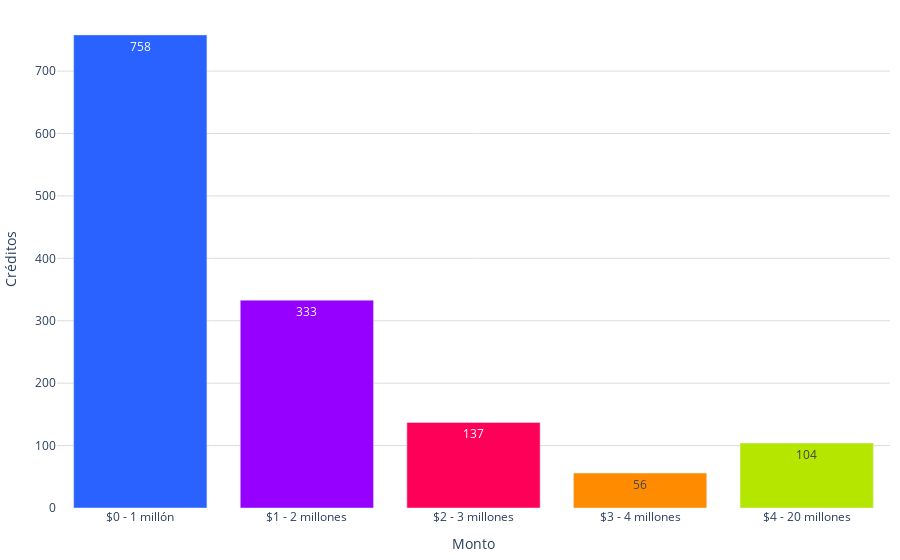

Notebook source saved alongside this figure:
### Code cell
labels = df_conteo_por_rango['rango']
values = df_conteo_por_rango['conteo']
#trimestre = tabla_porcentajes['trimestre']
colores = ['#2962ff', '#9500ff', '#ff0059', '#ff8c00', '#b4e600', '#2EC2A2','#E50CB6']

fig = go.Figure()
#trimestres = tabla_porcentajes.columns
fig.add_trace(go.Bar(
        #name=f'Trimestre {trimestre}', 
        x=labels, 
        y=values, 
        marker_color=colores,
        text=values,  # Texto que se mostrará en las barras (porcentaje)
        textposition='inside',  # Posición del texto (puede ser 'inside' o 'outside')
        #texttemplate='%{text:.1f}%', 
    )
)    
fig.update_layout(
    #barmode='stack', 
    #title='Distribución de créditos por monto 2022',
    #title_font_size = 20,
    xaxis=dict(title="Monto"),
    yaxis=dict(
        title='Créditos', # Título del eje y
        gridcolor='#dddcda', # Color de las líneas que dividen los rangos del eje Y         
    ),  margin=dict(l=10, r=10, t=10, b=10),  # Ajusta los márgenes (left, right, top, bottom)        
    plot_bgcolor='rgba(0,0,0,0)',  # Color de fondo del gráfico
    legend=dict(
        yanchor="top",
        y=0.99,
    )
)
# Exportar gráfica como archivo HTML
def guardar_grafico_como_html(fig, nombre_archivo, carpeta='assets/graficas'):
    # Crear la carpeta si no existe
    if not os.path.exists(carpeta):
        os.makedirs(carpeta)
    config = {
        'displaylogo': False,  # Ocultar el logo de Plotly
        'modeBarButtonsToRemove': [
            'toImage',       # Botón para guardar como imagen
            'select2d',      # Box select
            'lasso2d',       # Lasso select
            'resetScale2d',  # Reset Axes
        ]
    }
    # Gráfica como archivo HTML en la carpeta especificada
    pio.write_html(fig, f'{carpeta}/{nombre_archivo}.html', config=config)


guardar_grafico_como_html(fig, 'g_bar_creditos_monto_2022',  carpeta='assets/graficas')
fig.show()

### Figure 1 — Plotly figure (JSON) as saved in the notebook; plotly's stock layout.template omitted (floating-point values rounded to 4 significant figures)
{"data": [{"marker": {"color": ["#2962ff", "#9500ff", "#ff0059", "#ff8c00", "#b4e600", "#2EC2A2", "#E50CB6"]}, "text": [758, 333, 137, 56, 104], "textposition": "inside", "type": "bar", "x": ["$0 - 1 millón", "$1 - 2 millones", "$2 - 3 millones", "$3 - 4 millones", "$4 - 20 millones"], "y": [758, 333, 137, 56, 104]}], "layout": {"legend": {"y": 0.99, "yanchor": "top"}, "margin": {"b": 10, "l": 10, "r": 10, "t": 10}, "plot_bgcolor": "rgba(0,0,0,0)", "xaxis": {"title": {"text": "Monto"}}, "yaxis": {"gridcolor": "#dddcda", "title": {"text": "Créditos"}}}}
